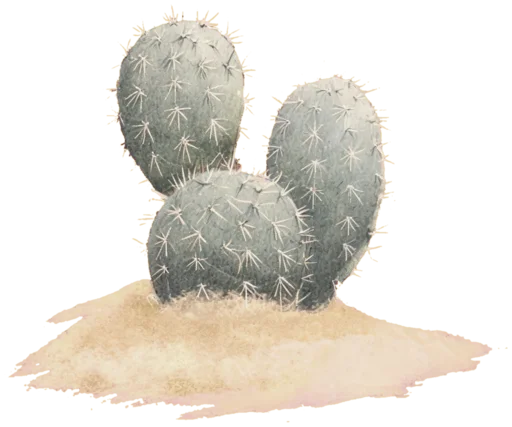
#> input picture assets/egypt-map/cutouts/decor/runtime-v1/01-cactus-cluster.webp, 512 x 427 px; its folder holds only this picture in this run
$ python process_cutouts.py
#> lines starting #> are read from the running program, lines starting #| are printed output that depends on the picture; after the words box and inside, x2 and y2 are one past the last pixel; in counts of white or black regions, pixels touching at a corner belong together
#> in main, arr is the input picture: shape (427, 512, 4); mean R, G, B, A 108.4, 102.6, 91.8, 110.2
#!/usr/bin/env python3
"""Fast rembg + white-outline peel for desert decor cutouts."""
from __future__ import annotations

from pathlib import Path

import numpy as np
from PIL import Image, ImageEnhance, ImageFilter
from rembg import remove

RAW = Path(__file__).resolve().parent / "raw"
OUT = Path(__file__).resolve().parent.parent / "runtime-v1"


def peel_white_outline_fast(arr: np.ndarray, passes: int = 12) -> np.ndarray:
    """Remove light sticker stroke on exterior using numpy erosion border."""
#> called with passes = 12
    for _ in range(passes):
        a = arr[:, :, 3] >= 10
        if not a.any():
            break
        # neighbors: if any 4-neighbor is transparent → border
        up = np.pad(a[:-1, :], ((1, 0), (0, 0)), constant_values=False)
        down = np.pad(a[1:, :], ((0, 1), (0, 0)), constant_values=False)
        left = np.pad(a[:, :-1], ((0, 0), (1, 0)), constant_values=False)
        right = np.pad(a[:, 1:], ((0, 0), (0, 1)), constant_values=False)
        border = a & ~(up & down & left & right)

        rgb = arr[:, :, :3].astype(np.float32)
        L = 0.2126 * rgb[:, :, 0] + 0.7152 * rgb[:, :, 1] + 0.0722 * rgb[:, :, 2]
        mx = rgb.max(axis=2)
        mn = rgb.min(axis=2)
        S = np.where(mx <= 0, 0, (mx - mn) / np.maximum(mx, 1e-6))
        bch, rch, gch = rgb[:, :, 2], rgb[:, :, 0], rgb[:, :, 1]

        kill = border & (
            ((L >= 155) & (S <= 0.34))
            | ((L >= 145) & (S <= 0.18))
            | ((bch >= rch - 2) & (bch >= gch - 8) & (L >= 140) & (S <= 0.35))
            | ((L >= 225) & (S <= 0.14))
        )
        if not kill.any():
            break
        arr[kill] = 0
#> this loop made 12 passes
#> pass 1, in peel_white_outline_fast, `a = arr[:, :, 3] >= 10`:
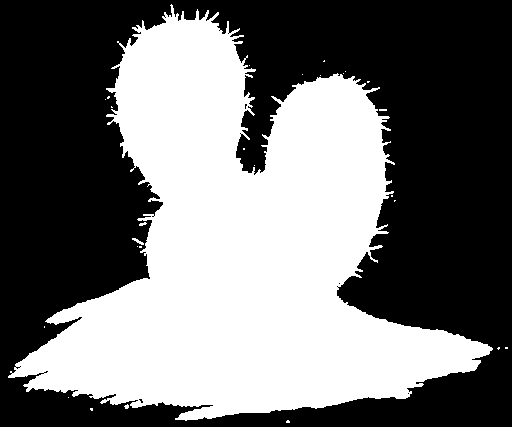
#> a: shape (427, 512) bool; 44.6% white; 27 white regions (24 under 20 px), largest, box (x1, y1, x2, y2) and area: (8, 4, 493, 421) 97357, (132, 238, 144, 245) 34, (139, 222, 147, 226) 20
#> pass 1, in peel_white_outline_fast, `up = np.pad(a[:-1, :], ((1, 0), (0, 0)), constant_values=False)`:
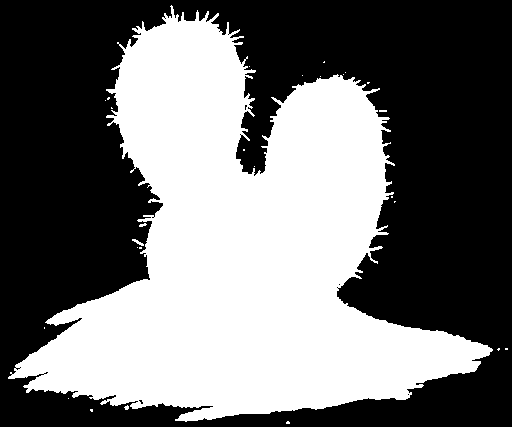
#> up: shape (427, 512) bool; 44.6% white; 27 white regions (24 under 20 px), largest, box (x1, y1, x2, y2) and area: (8, 5, 493, 422) 97357, (132, 239, 144, 246) 34, (139, 223, 147, 227) 20
#> pass 1, in peel_white_outline_fast, `down = np.pad(a[1:, :], ((0, 1), (0, 0)), constant_values=False)`:
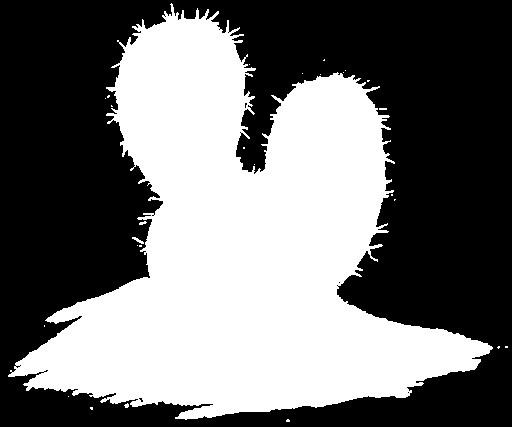
#> down: shape (427, 512) bool; 44.6% white; 27 white regions (24 under 20 px), largest, box (x1, y1, x2, y2) and area: (8, 3, 493, 420) 97357, (132, 237, 144, 244) 34, (139, 221, 147, 225) 20
#> after the loop:
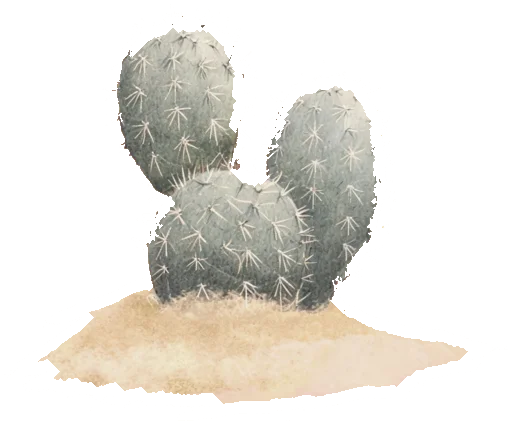
#> arr: shape (427, 512, 4); 8.9% of pixels changed, all inside (x1, y1, x2, y2) = (8, 4, 508, 423); transparent parts drawn white
#> after the loop:
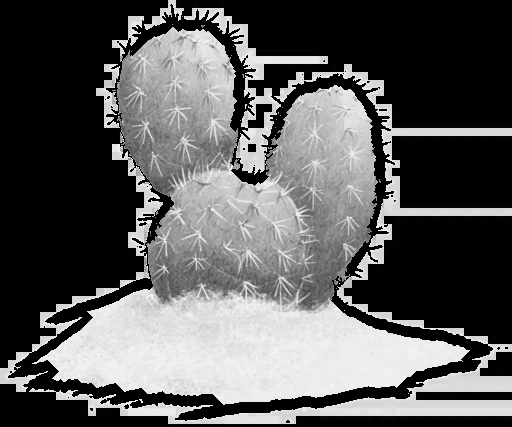
#> mx: shape (427, 512) float32; min 0, max 255, mean 90.1
    return arr


# [80 lines left out: functions wipe_bottom_band, process_one, not called in this run]


def main() -> None:
    rocks = [
        "27-small-pebble",
        "28-pebble-trio",
        "29-flat-skipping-stone",
        "30-jagged-shard-rock",
        "31-two-pebbles",
        "32-gravel-scatter",
    ]
    for slug in rocks:
        src = RAW / f"{slug}.png"
        if src.exists():
            process_one(src, OUT / f"{slug}.webp", pedestal=0.10, is_rock=True)

    fix_map = {
        "17-broken-amphora": 0.0,
        "18-woven-basket": 0.0,
        "19-mudbrick-stack": 0.16,
        "16-sandstone-block": 0.10,
        "22-rope-coil": 0.0,
        "23-water-skin": 0.0,
        "24-scarab-relief": 0.08,
        "26-cracked-pottery-shards": 0.10,
        "13-date-palm-sapling": 0.22,
        "14-acacia-umbrella-tree": 0.18,
        "15-fallen-palm-frond": 0.0,
        "20-desert-bloom": 0.16,
        "21-wooden-signpost": 0.16,
        "25-dune-grass-tuft": 0.22,
    }
    for slug, ped in fix_map.items():
        src = RAW / f"{slug}.png"
        if src.exists():
            process_one(src, OUT / f"{slug}.webp", pedestal=ped, is_rock=False)

    # peel white outline on older runtime assets that often keep sticker rims
    for slug in [
        "01-cactus-cluster",
        "03-rock-pile",
        "04-terracotta-jar",
        "09-dry-bush",
        "11-stone-tablet",
        "12-wooden-crate",
        "02-dry-grass-clump",
        "05-column-fragment",
        "06-obelisk-fragment",
        "07-ruined-wall",
        "08-sandstone-archway",
        "10-reed-grass",
    ]:
        p = OUT / f"{slug}.webp"
        if not p.exists():
            continue
        arr = np.array(Image.open(p).convert("RGBA"))
        arr = peel_white_outline_fast(arr, 12)
        im = Image.fromarray(arr)
        bbox = im.getbbox()
#> bbox = (4, 4, 508, 421)
        if not bbox:
            continue
        c = im.crop(bbox)
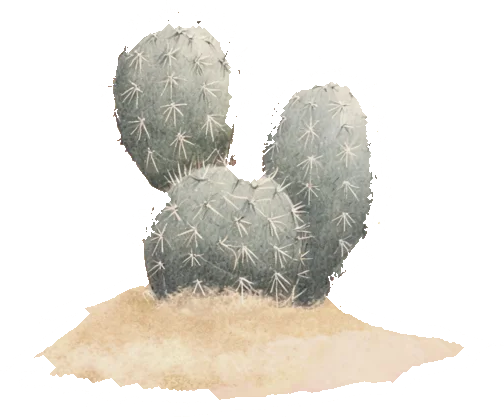
#> c: PIL image 504x417 RGBA; mean R, G, B, A 91.4, 87.2, 78.3, 94.7; transparent parts drawn white
        side = max(c.size) + 24
#> side = 528
        canvas = Image.new("RGBA", (side, side), (0, 0, 0, 0))
#> canvas: PIL image 528x528 RGBA; every value is 0
        canvas.paste(c, ((side - c.size[0]) // 2, side - c.size[1] - 12), c)
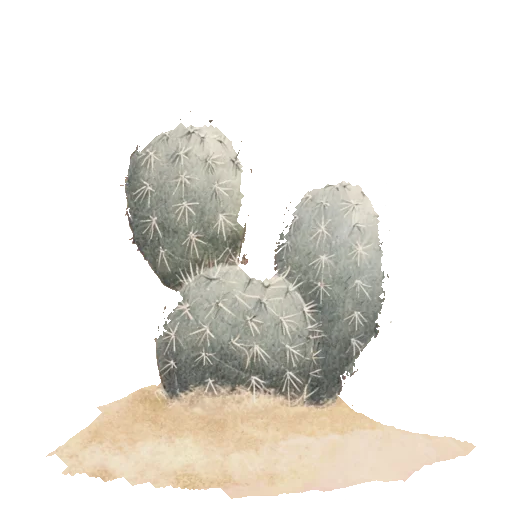
#> canvas: PIL image 528x528 RGBA; mean R, G, B, A 52.2, 49.9, 44.7, 71.4; transparent parts drawn white
        canvas.thumbnail((900, 900), Image.Resampling.LANCZOS)
        canvas.save(p, "WEBP", lossless=True, method=6)
        print("PEEL-OLD", p.name)

    # process any new cactus_* raws
    for src in sorted(RAW.glob("3[3-9]-*.png")) + sorted(RAW.glob("4[0-9]-*.png")):
        process_one(src, OUT / f"{src.stem}.webp", pedestal=0.14, is_rock=False)

    print("done")


if __name__ == "__main__":
    main()
